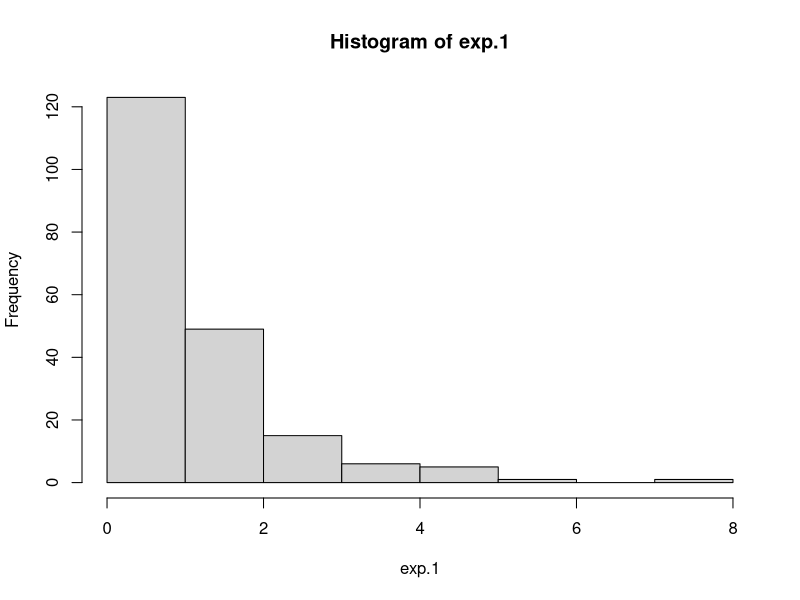
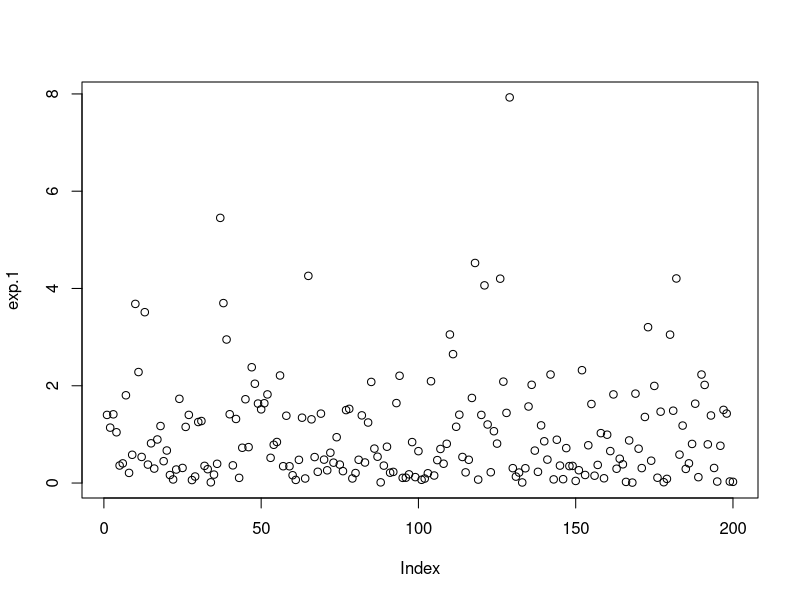
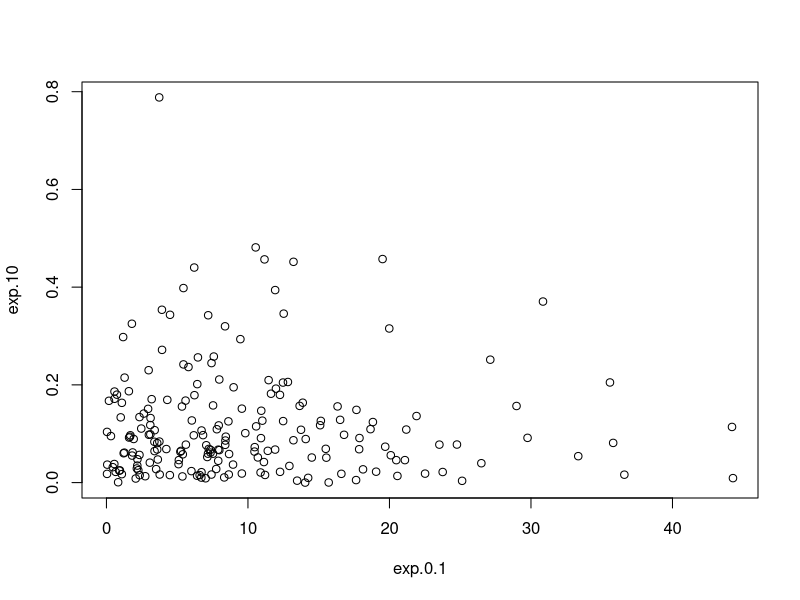
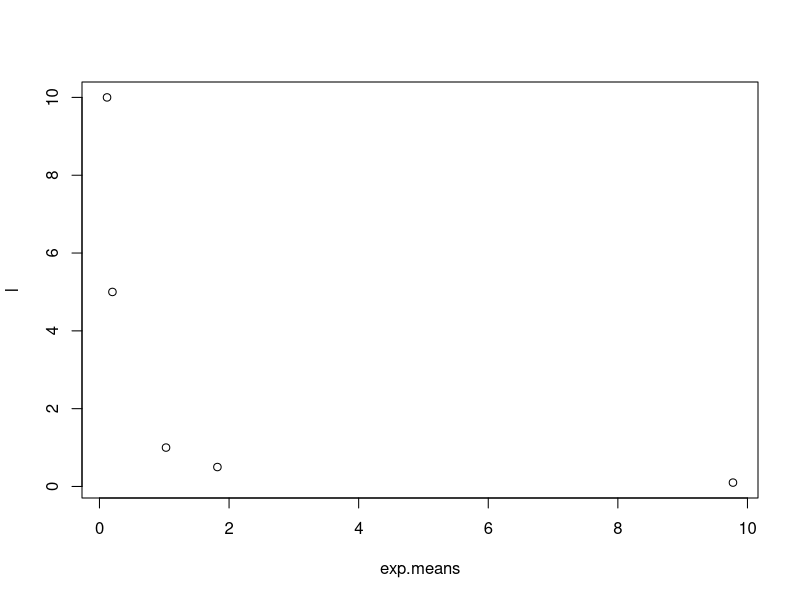
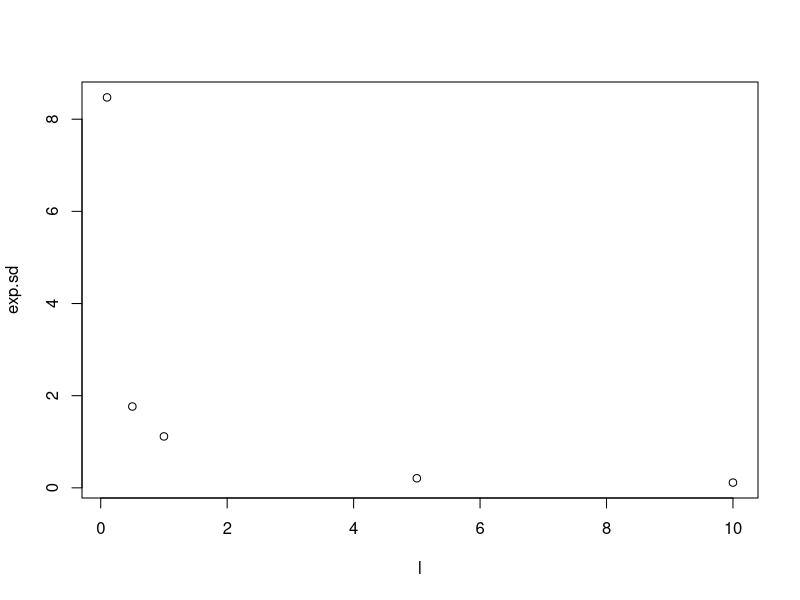
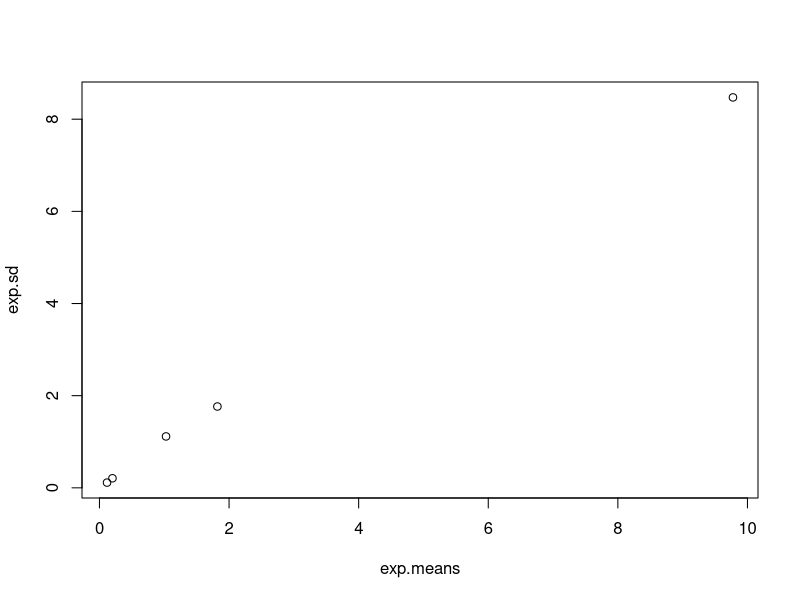
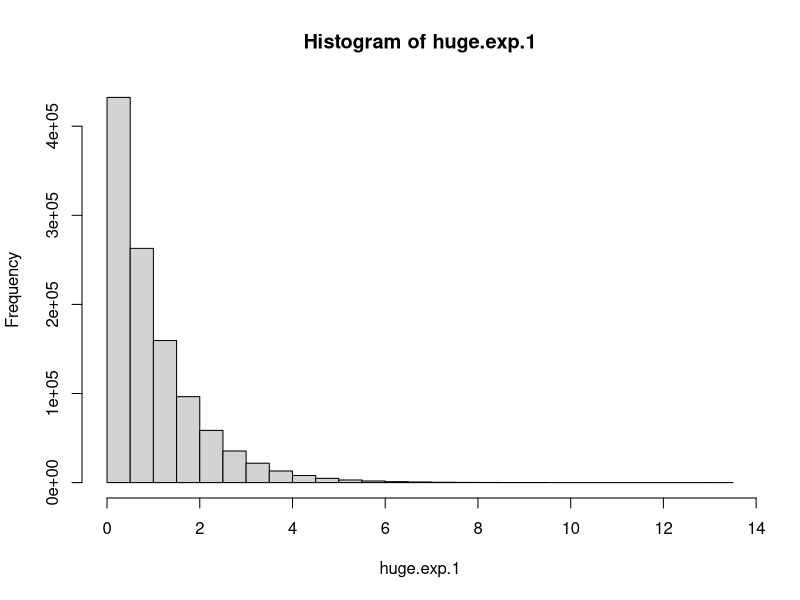
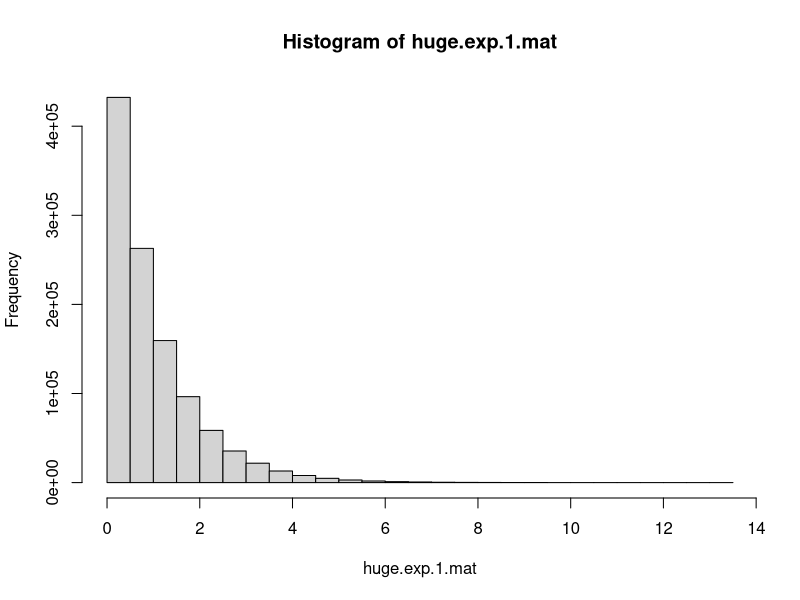

R code for these plots, in order:
## ---- chunk 1
 exp.1<-rexp(n=200)
 mean(exp.1)
 sd(exp.1)
## ---- chunk 2
exp.0.1<-rexp(n=200, rate = 0.1)
mean(exp.0.1)
sd(exp.0.1)
exp.0.5<-rexp(n=200, rate = 0.5)
mean(exp.0.5)
sd(exp.0.5)
exp.5<-rexp(n=200,rate = 5)
mean(exp.5)
sd(exp.5)
exp.10<-rexp(n=200,rate = 10)
mean(exp.10)
sd(exp.10)
## ---- chunk 3
  hist(exp.1)
## ---- chunk 4
plot(exp.1)
## ---- chunk 5
plot(exp.0.1, exp.10)
## ---- chunk 6
exp.means<-c(mean(exp.1), mean(exp.0.1), mean(exp.0.5), mean(exp.5), mean(exp.10))
head(exp.means)
## ---- chunk 7
l<-c(1,0.1,0.5,5,10)
plot(exp.means, l)
## ---- chunk 8
exp.sd<-c(sd(exp.1), sd(exp.0.1), sd(exp.0.5), sd(exp.5), sd(exp.10))
plot(l, exp.sd)
## ---- chunk 9
plot(exp.means, exp.sd)
## ---- chunk 10
huge.exp.1<-rexp(1100000)
head(mean(huge.exp.1))
head(sd(huge.exp.1))
## ---- chunk 11
hist(huge.exp.1)
## ---- chunk 12
mean(huge.exp.1[huge.exp.1>1])
## ---- chunk 13
huge.exp.1.mat<-array(huge.exp.1, dim = c(1100,1000))
hist(huge.exp.1.mat)
## ---- chunk 14
head(mean(huge.exp.1.mat[,137]))
## ---- chunk 15
s<-vector(mode = 'integer', length = 1000)
for (i in 1:1000)
{
  s[i]<-mean(huge.exp.1.mat[,i])
}

hist(s)
## ---- chunk 16
head(mean(huge.exp.1*huge.exp.1))
head(sd(huge.exp.1*huge.exp.1))
